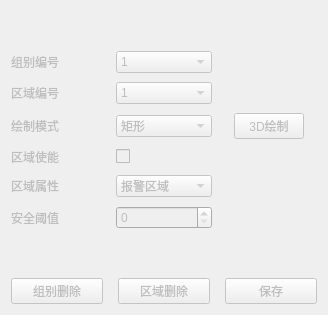
         <widget class="QWidget" name="page_1">
          <property name="enabled">
           <bool>false</bool>
          </property>
          <layout class="QGridLayout" name="gridLayout_2" columnstretch="1,1,1">
           <property name="horizontalSpacing">
            <number>10</number>
           </property>
           <property name="verticalSpacing">
            <number>9</number>
           </property>
           <item row="3" column="0">
            <widget class="QLabel" name="label_19">
             <property name="text">
              <string>区域编号</string>
             </property>
            </widget>
           </item>
           <item row="7" column="1">
            <widget class="QCheckBox" name="areaEnable">
             <property name="text">
              <string/>
             </property>
            </widget>
           </item>
           <item row="11" column="0" colspan="3">
            <spacer name="verticalSpacer_4">
             <property name="orientation">
              <enum>Qt::Orientation::Vertical</enum>
             </property>
             <property name="sizeHint" stdset="0">
              <size>
               <width>20</width>
               <height>40</height>
              </size>
             </property>
            </spacer>
           </item>
           <item row="0" column="0" colspan="3">
            <spacer name="verticalSpacer_3">
             <property name="orientation">
              <enum>Qt::Orientation::Vertical</enum>
             </property>
             <property name="sizeHint" stdset="0">
              <size>
               <width>20</width>
               <height>40</height>
              </size>
             </property>
            </spacer>
           </item>
           <item row="2" column="1">
            <widget class="QComboBox" name="groupNumber">
             <property name="minimumSize">
              <size>
               <width>40</width>
               <height>0</height>
              </size>
             </property>
             <item>
              <property name="text">
               <string>1</string>
              </property>
             </item>
             <item>
              <property name="text">
               <string>2</string>
              </property>
             </item>
             <item>
              <property name="text">
               <string>3</string>
              </property>
             </item>
             <item>
              <property name="text">
               <string>4</string>
              </property>
             </item>
             <item>
              <property name="text">
               <string>5</string>
              </property>
             </item>
             <item>
              <property name="text">
               <string>6</string>
              </property>
             </item>
             <item>
              <property name="text">
               <string>7</string>
              </property>
             </item>
             <item>
              <property name="text">
               <string>8</string>
              </property>
             </item>
            </widget>
           </item>
           <item row="3" column="1">
            <widget class="QComboBox" name="areaNumber">
             <property name="minimumSize">
              <size>
               <width>40</width>
               <height>0</height>
              </size>
             </property>
             <item>
              <property name="text">
               <string>1</string>
              </property>
             </item>
             <item>
              <property name="text">
               <string>2</string>
              </property>
             </item>
             <item>
              <property name="text">
               <string>3</string>
              </property>
             </item>
             <item>
              <property name="text">
               <string>4</string>
              </property>
             </item>
             <item>
              <property name="text">
               <string>5</string>
              </property>
             </item>
             <item>
              <property name="text">
               <string>6</string>
              </property>
             </item>
             <item>
              <property name="text">
               <string>7</string>
              </property>
             </item>
             <item>
              <property name="text">
               <string>8</string>
              </property>
             </item>
            </widget>
           </item>
           <item row="6" column="0">
            <widget class="QLabel" name="label_20">
             <property name="text">
              <string>绘制模式</string>
             </property>
            </widget>
           </item>
           <item row="8" column="1">
            <widget class="QComboBox" name="areaAttribute">
             <item>
              <property name="text">
               <string>报警区域</string>
              </property>
             </item>
             <item>
              <property name="text">
               <string>预警区域</string>
              </property>
             </item>
             <item>
              <property name="text">
               <string>屏蔽区域</string>
              </property>
             </item>
            </widget>
           </item>
           <item row="9" column="1">
            <widget class="QSpinBox" name="sensitivity">
             <property name="maximum">
              <number>76800</number>
             </property>
             <property name="singleStep">
              <number>50</number>
             </property>
            </widget>
           </item>
           <item row="8" column="0">
            <widget class="QLabel" name="label_22">
             <property name="text">
              <string>区域属性</string>
             </property>
            </widget>
           </item>
           <item row="2" column="0">
            <widget class="QLabel" name="label_18">
             <property name="text">
              <string>组别编号</string>
             </property>
            </widget>
           </item>
           <item row="7" column="0">
            <widget class="QLabel" name="label_21">
             <property name="text">
              <string>区域使能</string>
             </property>
            </widget>
           </item>
           <item row="12" column="0" colspan="3">
            <layout class="QHBoxLayout" name="horizontalLayout_11">
             <property name="spacing">
              <number>15</number>
             </property>
             <item>
              <widget class="QPushButton" name="removeGroup">
               <property name="text">
                <string>组别删除</string>
               </property>
              </widget>
             </item>
             <item>
              <widget class="QPushButton" name="removeArea">
               <property name="text">
                <string>区域删除</string>
               </property>
              </widget>
             </item>
             <item>
              <widget class="QPushButton" name="saveAreaConfig">
               <property name="text">
                <string>保存</string>
               </property>
              </widget>
             </item>
            </layout>
           </item>
           <item row="6" column="2">
            <layout class="QHBoxLayout" name="horizontalLayout_6">
             <item>
              <spacer name="horizontalSpacer_9">
               <property name="orientation">
                <enum>Qt::Orientation::Horizontal</enum>
               </property>
               <property name="sizeHint" stdset="0">
                <size>
                 <width>40</width>
                 <height>20</height>
                </size>
               </property>
              </spacer>
             </item>
             <item>
              <widget class="QPushButton" name="enter3dDrawMode">
               <property name="minimumSize">
                <size>
                 <width>70</width>
                 <height>24</height>
                </size>
               </property>
               <property name="text">
                <string>3D绘制</string>
               </property>
               <property name="icon">
                <iconset resource="image.qrc">
                 <normaloff>:/image/jump_to.svg</normaloff>:/image/jump_to.svg</iconset>
               </property>
              </widget>
             </item>
             <item>
              <spacer name="horizontalSpacer_8">
               <property name="orientation">
                <enum>Qt::Orientation::Horizontal</enum>
               </property>
               <property name="sizeHint" stdset="0">
                <size>
                 <width>40</width>
                 <height>20</height>
                </size>
               </property>
              </spacer>
             </item>
            </layout>
           </item>
           <item row="6" column="1">
            <widget class="QComboBox" name="drawModel">
             <item>
              <property name="text">
               <string>矩形</string>
              </property>
             </item>
             <item>
              <property name="text">
               <string>四边形</string>
              </property>
             </item>
            </widget>
           </item>
           <item row="9" column="0">
            <widget class="QLabel" name="label_23">
             <property name="text">
              <string>安全阈值</string>
             </property>
            </widget>
           </item>
          </layout>
         </widget>
